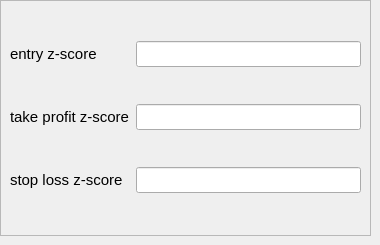
     <widget class="QWidget" name="tab_11">
      <attribute name="title">
       <string>EG</string>
      </attribute>
      <widget class="QFrame" name="frame_6">
       <property name="geometry">
        <rect>
         <x>0</x>
         <y>0</y>
         <width>371</width>
         <height>236</height>
        </rect>
       </property>
       <property name="font">
        <font>
         <family>Ubuntu</family>
         <pointsize>11</pointsize>
         <weight>50</weight>
         <italic>false</italic>
         <bold>false</bold>
        </font>
       </property>
       <property name="styleSheet">
        <string notr="true">font: 11pt &quot;Ubuntu&quot;;</string>
       </property>
       <property name="frameShape">
        <enum>QFrame::StyledPanel</enum>
       </property>
       <property name="frameShadow">
        <enum>QFrame::Raised</enum>
       </property>
       <layout class="QGridLayout" name="gridLayout">
        <item row="0" column="1">
         <widget class="QLineEdit" name="lineEdit_7"/>
        </item>
        <item row="2" column="0">
         <widget class="QLabel" name="label_6">
          <property name="font">
           <font>
            <family>Ubuntu</family>
            <pointsize>11</pointsize>
            <weight>50</weight>
            <italic>false</italic>
            <bold>false</bold>
           </font>
          </property>
          <property name="text">
           <string>stop loss z-score</string>
          </property>
         </widget>
        </item>
        <item row="1" column="1">
         <widget class="QLineEdit" name="lineEdit_8"/>
        </item>
        <item row="2" column="1">
         <widget class="QLineEdit" name="lineEdit_9"/>
        </item>
        <item row="1" column="0">
         <widget class="QLabel" name="label_5">
          <property name="font">
           <font>
            <family>Ubuntu</family>
            <pointsize>11</pointsize>
            <weight>50</weight>
            <italic>false</italic>
            <bold>false</bold>
           </font>
          </property>
          <property name="text">
           <string>take profit z-score</string>
          </property>
         </widget>
        </item>
        <item row="0" column="0">
         <widget class="QLabel" name="label_4">
          <property name="font">
           <font>
            <family>Ubuntu</family>
            <pointsize>11</pointsize>
            <weight>50</weight>
            <italic>false</italic>
            <bold>false</bold>
           </font>
          </property>
          <property name="styleSheet">
           <string notr="true"/>
          </property>
          <property name="text">
           <string>entry z-score</string>
          </property>
         </widget>
        </item>
       </layout>
      </widget>
     </widget>
